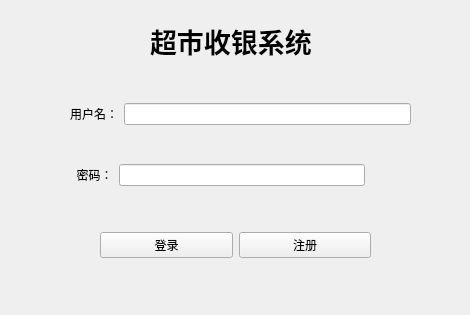
<?xml version="1.0" encoding="UTF-8"?>
<ui version="4.0">
 <class>LoginDialog</class>
 <widget class="QDialog" name="LoginDialog">
  <property name="geometry">
   <rect>
    <x>0</x>
    <y>0</y>
    <width>470</width>
    <height>315</height>
   </rect>
  </property>
  <property name="windowTitle">
   <string>Dialog</string>
  </property>
  <property name="autoFillBackground">
   <bool>false</bool>
  </property>
  <property name="sizeGripEnabled">
   <bool>false</bool>
  </property>
  <property name="modal">
   <bool>false</bool>
  </property>
  <widget class="QWidget" name="verticalLayoutWidget">
   <property name="geometry">
    <rect>
     <x>70</x>
     <y>70</y>
     <width>341</width>
     <height>151</height>
    </rect>
   </property>
   <layout class="QVBoxLayout" name="verticalLayout">
    <item>
     <layout class="QHBoxLayout" name="horizontalLayout">
      <item>
       <widget class="QLabel" name="label">
        <property name="text">
         <string>用户名：</string>
        </property>
       </widget>
      </item>
      <item>
       <widget class="QLineEdit" name="usernameEdit"/>
      </item>
     </layout>
    </item>
    <item>
     <layout class="QHBoxLayout" name="horizontalLayout_2">
      <item>
       <widget class="QLabel" name="label_2">
        <property name="text">
         <string>  密码：</string>
        </property>
       </widget>
      </item>
      <item>
       <widget class="QLineEdit" name="passwordEdit"/>
      </item>
      <item>
       <widget class="QPushButton" name="codeshow">
        <property name="text">
         <string/>
        </property>
        <property name="icon">
         <iconset resource="../../icon.qrc">
          <normaloff>:/LogIn/icon/codeshow.jpg</normaloff>:/LogIn/icon/codeshow.jpg</iconset>
        </property>
        <property name="flat">
         <bool>true</bool>
        </property>
       </widget>
      </item>
     </layout>
    </item>
   </layout>
  </widget>
  <widget class="QLabel" name="errorLabel">
   <property name="geometry">
    <rect>
     <x>30</x>
     <y>280</y>
     <width>411</width>
     <height>16</height>
    </rect>
   </property>
   <property name="text">
    <string/>
   </property>
  </widget>
  <widget class="QWidget" name="horizontalLayoutWidget">
   <property name="geometry">
    <rect>
     <x>100</x>
     <y>230</y>
     <width>271</width>
     <height>31</height>
    </rect>
   </property>
   <layout class="QHBoxLayout" name="horizontalLayout_3">
    <item>
     <widget class="QPushButton" name="Login">
      <property name="text">
       <string>登录</string>
      </property>
     </widget>
    </item>
    <item>
     <widget class="QPushButton" name="Register">
      <property name="text">
       <string>注册</string>
      </property>
     </widget>
    </item>
   </layout>
  </widget>
  <widget class="QLabel" name="label_3">
   <property name="geometry">
    <rect>
     <x>150</x>
     <y>20</y>
     <width>171</width>
     <height>41</height>
    </rect>
   </property>
   <property name="font">
    <font>
     <family>Adobe 黑体 Std R</family>
     <pointsize>20</pointsize>
     <weight>75</weight>
     <bold>true</bold>
    </font>
   </property>
   <property name="mouseTracking">
    <bool>false</bool>
   </property>
   <property name="autoFillBackground">
    <bool>false</bool>
   </property>
   <property name="text">
    <string>超市收银系统</string>
   </property>
   <property name="scaledContents">
    <bool>false</bool>
   </property>
  </widget>
 </widget>
 <resources>
  <include location="../../icon.qrc"/>
 </resources>
 <connections/>
</ui>
